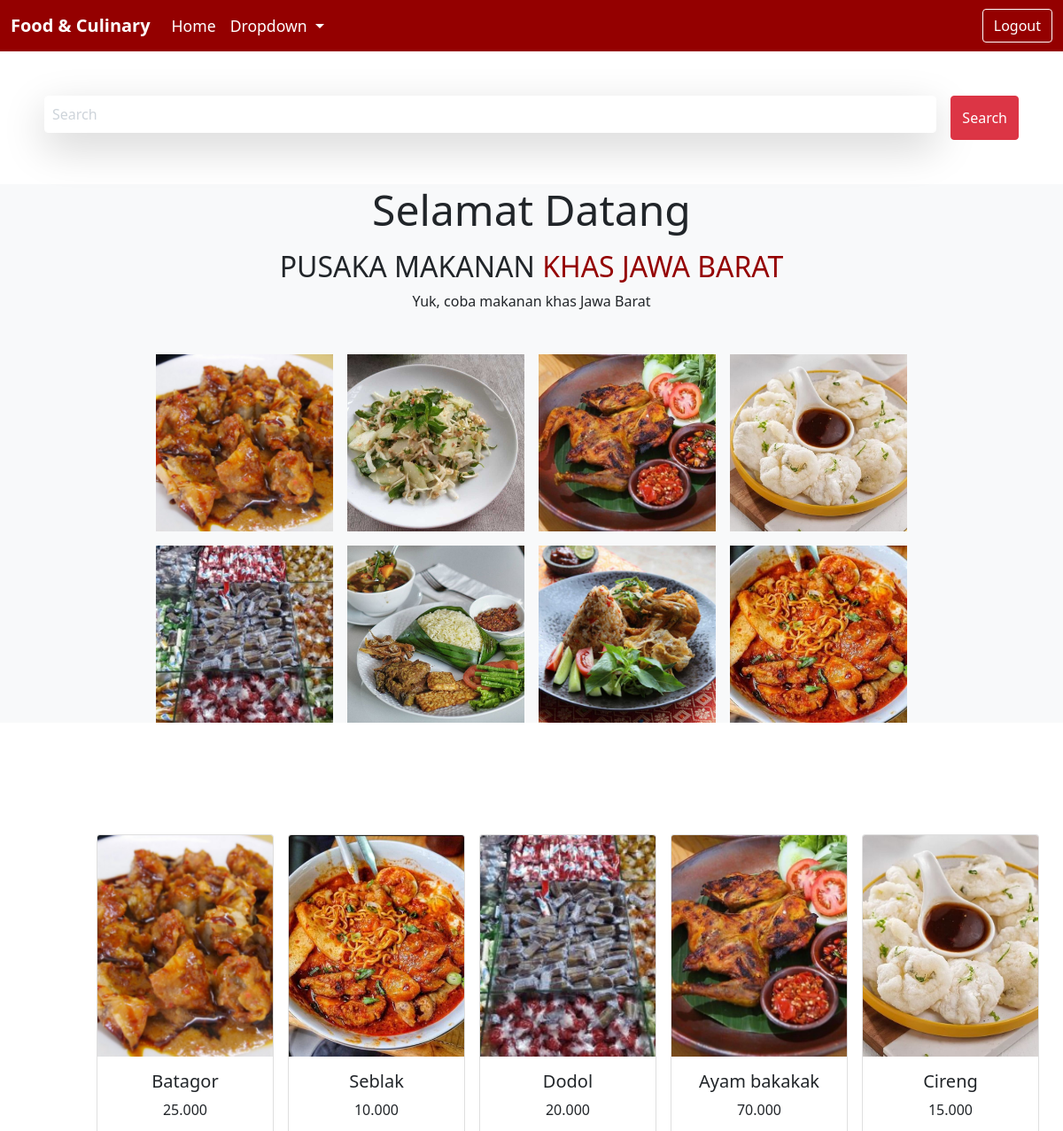
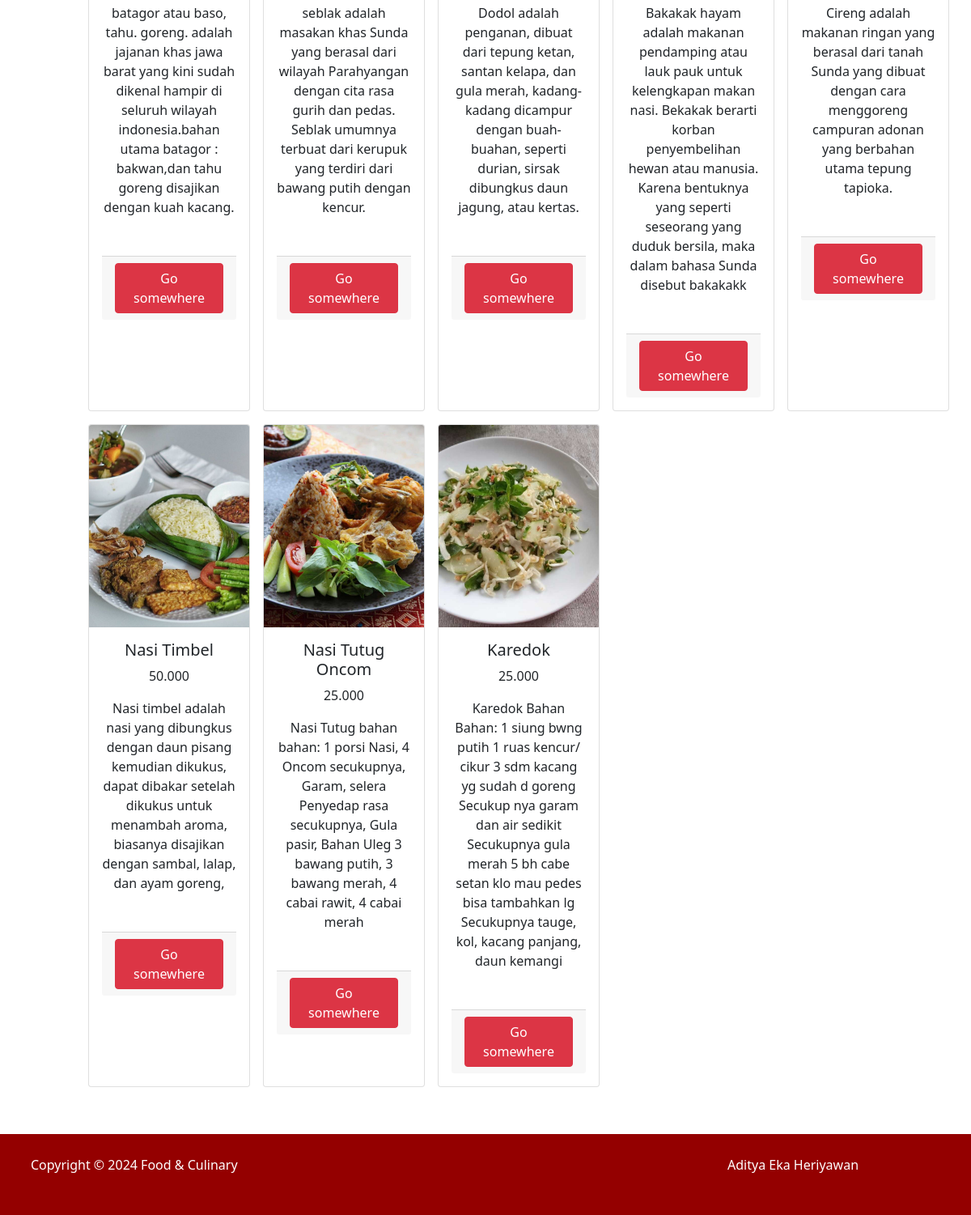
/admin/halaman_detail/detail.php, run on the app's committed database (2 pictures, top to bottom).
### tables this page shows
CREATE TABLE `product` (
  `id` int NOT NULL,
  `nama` varchar(255) NOT NULL,
  `gambar` varchar(255) NOT NULL,
  `harga` varchar(255) NOT NULL,
  `deskripsi` varchar(255) NOT NULL
);

### functions.php (called while the page is built, shortened)
<?php
function koneksi()
{
    return mysqli_connect("localhost", "root", "", "pw2024_tubes_233040068");
    $conn = mysqli_connect("localhost", "root", "", "user");
    return $conn;
}
function query($query)
{
    $conn = koneksi();
    $result = mysqli_query($conn, $query);
    $rows = [];
    while ($row = mysqli_fetch_assoc($result)){
      $rows[] = $row;
    }
    return $rows;
}
?>

### admin/halaman_detail/detail.php (the view, shortened to what this page needs)
<?php
require '../../functions.php';
$conn = koneksi();
if (isset($_POST['cari'])) {
    $keyword = mysqli_real_escape_string($conn, $_POST['keyword']);
    $query = "SELECT * FROM product WHERE
              nama LIKE '%$keyword%' OR
              deskripsi LIKE '%$keyword%'";
    $result = mysqli_query($conn, $query);
    if ($result === false) {
        die("Query error: " . mysqli_error($conn));
    }
    $rows = [];
    while ($row = mysqli_fetch_assoc($result)) {
        $rows[] = $row;
    }
    $product = $rows;
} else {
    $product = query("SELECT * FROM product");
}
?>
<!DOCTYPE html>
<html lang="en">
<head>
      <link href="https://cdn.jsdelivr.net/npm/bootstrap@5.0.2/dist/css/bootstrap.min.css" rel="stylesheet">
      <link rel="stylesheet" href="../../asset/css/index.css">
</head>
<body>
  <nav class="navbar navbar-expand-lg">
    <div class="container-fluid">
      <a class="navbar-brand" href="#">Food & Culinary</a>
      <div class="collapse navbar-collapse" id="navbarSupportedContent">
        <ul class="navbar-nav me-auto mb-2 mb-lg-0">
          <li class="nav-item">
            <a class="nav-link active" aria-current="page" href="#">Home</a>
          </li>
          <li class="nav-item dropdown">
            <a class="nav-link dropdown-toggle" href="#" role="button" data-bs-toggle="dropdown" aria-expanded="false">
              Dropdown
            </a>
          </li>
        </ul>
        <form class="d-flex" role="search" action="../../login.php" method="get">
          <button class="btn btn-outline-success" type="submit">Logout</button>
        </form>
      </div>
    </div>
  </nav>
<form class="d-flex" role="search" style="padding: 50px;" method="POST" action="">
    <input class="form-control me-3 shadow-lg p-2 mb-2 bg-body-tertiary rounded" type="search" placeholder="Search" aria-label="Search" name="keyword" id="keyword">
    <button class="btn btn-danger" type="submit" name="cari" id="tombol-cari">Search</button>
  </form>
<div class="content" id="home">
  <h1>Selamat Datang</h1>
  <h2>PUSAKA MAKANAN <span>KHAS JAWA BARAT</span></h2>
  <p>Yuk, coba makanan khas Jawa Barat
  <div class="image-container">
  <img src="../../asset/img/batagor.png" alt="" srcset="">
  <img src="../../asset/img/karedok.jpg" alt="" srcset="">
  <img src="../../asset/img/ayam bakakak.jpg" alt="" srcset="">
  <img src="../../asset/img/cireng.jpg" alt="" srcset="">
  <img src="../../asset/img/dodol.jpg" alt="" srcset="">
  <img src="../../asset/img/nasi timbel.jpg" alt="" srcset="">
  <img src="../../asset/img/nasi tutug oncom.jpg" alt="" srcset="">
  <img src="../../asset/img/seblak.jpg" alt="" srcset="">
</div>
</div>
<div id="container">
<section id="product">
<div class="container">
<div class="d-flex flex-wrap my-5 mx-3" >
<?php if (is_array($product) && count($product) > 0) : ?>
            <?php foreach($product as $p) : ?>
            <div class="card m-2 card-custom-size" style="width:200px">
                <img src="../../asset/img/<?= $p['gambar']; ?>" class="card-img-top" style="width: auto;"  alt="...">
          <div class="card-body">
            <h5 class="card-title"><?= $p['nama']; ?></h5>
            <p class="card-text"><?= $p['harga']; ?></p>
            <p class="card-text"><?= $p['deskripsi']; ?></p>
            <div class="card-footer mt-5">
            <a href="#" class="btn btn-danger">Go somewhere</a>
            </div>
          </div>
        </div>
      <?php endforeach; ?>
      <?php else : ?>
            <p>Tidak ada produk yang ditemukan.</p>
        <?php endif; ?>
    </div>
    </div>
    </section>
</div>
    <footer>
    <section class="footer">
        <div class="row mx-3 mt-3">
          <div class="col-md-9">
            <p>Copyright © 2024 Food & Culinary</p>
          </div>
          <div class="col">
            <p>Aditya Eka Heriyawan</p>
          </div>
        </div>
        <br>
      </section>
    </footer>
</body>
</html>

### asset/css/index.css (style rules this page uses)
.navbar { background-color: #940000; }
.navbar-brand { font-weight: bold; color: #fff; }
.navbar-nav .nav-link { color: #ffffff; font-size: 1.1rem; }
.navbar-nav .nav-link.active { color: #fff; }
.form-control { background-color: #fff; border: 1px solid #fff; color: #ffffff; }
.form-control::placeholder { color: #ced4da; }
.btn-outline-success { color: #fff; border-color: #fff; }
.content { display: flex; flex-direction: column; justify-content: center; align-items: center; text-align: center; background-color: #f8f9fa; }
.content h1 { font-size: 3rem; margin-bottom: 1rem; }
.content h2 { font-size: 2rem; }
.content h2 span { color: #940000; }
.image-container { display: grid; grid-template-columns: repeat(4, 1fr); grid-auto-rows: auto; gap: 1rem; margin-top: 2rem; }
.image-container img { width: 200px; height: 200px; object-fit: cover; }
.card-img-top { width: 100%; height: 250px; object-fit: cover; }
.container { margin-top: 60px; margin-left: 80px; margin-bottom: 50px; padding: 10px 20px 0px 5px; text-align: center; }
.container a { text-align: center; }
footer { background-color: #940000; color: #fff; padding: 10px; width: 100%; }

### data on the page
product: gambar (picture), nama "Batagor", harga "25.000", deskripsi "batagor atau baso, tahu. goreng. adalah jajanan khas jawa barat yang kini sudah dikenal hampir di seluruh wilayah indonesia.bahan utama batagor : bakwan,dan tahu goreng disajikan dengan kuah kacang."
product: gambar (picture), nama "Seblak", harga "10.000", deskripsi "seblak adalah masakan khas Sunda yang berasal dari wilayah Parahyangan dengan cita rasa gurih dan pedas. Seblak umumnya terbuat dari kerupuk yang terdiri dari bawang putih dengan kencur."
product: gambar (picture), nama "Dodol", harga "20.000", deskripsi "Dodol adalah penganan, dibuat dari tepung ketan, santan kelapa, dan gula merah, kadang-kadang dicampur dengan buah-buahan, seperti durian, sirsak dibungkus daun jagung, atau kertas."
product: gambar (picture), nama "Ayam bakakak", harga "70.000", deskripsi "Bakakak hayam adalah makanan pendamping atau lauk pauk untuk kelengkapan makan nasi. Bekakak berarti korban penyembelihan hewan atau manusia. Karena bentuknya yang seperti seseorang yang duduk bersila, maka dalam bahasa Sunda disebut bakakakk"
product: gambar (picture), nama "Cireng", harga "15.000", deskripsi "Cireng adalah makanan ringan yang berasal dari tanah Sunda yang dibuat dengan cara menggoreng campuran adonan yang berbahan utama tepung tapioka."
product: gambar (picture), nama "Nasi Timbel", harga "50.000", deskripsi "Nasi timbel adalah nasi yang dibungkus dengan daun pisang kemudian dikukus, dapat dibakar setelah dikukus untuk menambah aroma, biasanya disajikan dengan sambal, lalap, dan ayam goreng,"
product: gambar (picture), nama "Nasi Tutug Oncom", harga "25.000", deskripsi "Nasi Tutug bahan bahan: 1 porsi Nasi, 4 Oncom secukupnya, Garam, selera Penyedap rasa secukupnya, Gula pasir, Bahan Uleg 3 bawang putih, 3 bawang merah, 4 cabai rawit, 4 cabai merah"
product: gambar (picture), nama "Karedok", harga "25.000", deskripsi "Karedok Bahan Bahan: 1 siung bwng putih 1 ruas kencur/ cikur 3 sdm kacang yg sudah d goreng Secukup nya garam dan air sedikit Secukupnya gula merah 5 bh cabe setan klo mau pedes bisa tambahkan lg Secukupnya tauge, kol, kacang panjang, daun kemangi"
